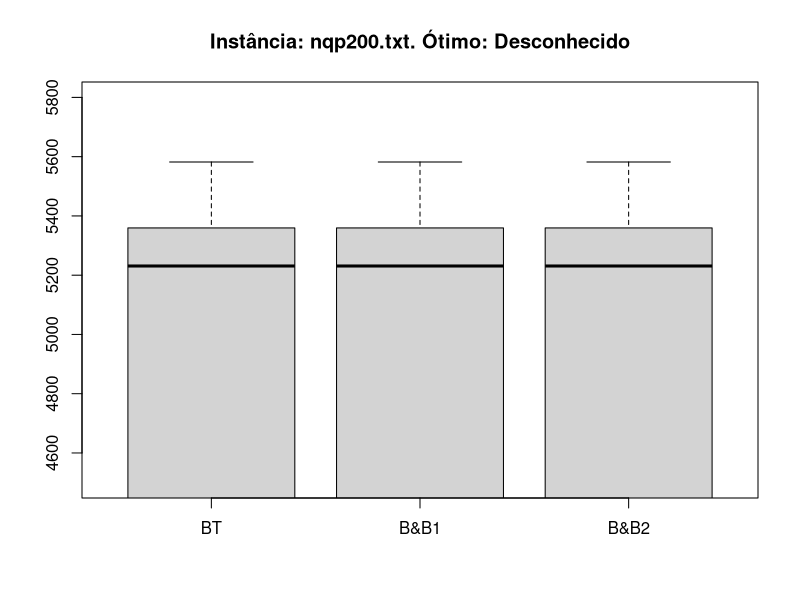

The R source for this figure:
inst1 <- data.frame(algo1=c(5329,
                            0,
                            0,
                            4994,
                            5582,
                            5479,
                            5179,
                            0,
                            5390,
                            5283,
                            0,
                            5289),
                    algo2=c(5329,
                            0,
                            0,
                            4994,
                            5582,
                            5479,
                            5179,
                            0,
                            5390,
                            5283,
                            0,
                            5289),
                    algo3=c(5329,
                            0,
                            0,
                            4994,
                            5582,
                            5479,
                            5179,
                            0,
                            5390,
                            5283,
                            0,
                            5289))

boxplot(inst1, names=c("BT", "B&B1", "B&B2"), ylim = c(4500, 5800))
title("Instância: nqp200.txt. Ótimo: Desconhecido")

